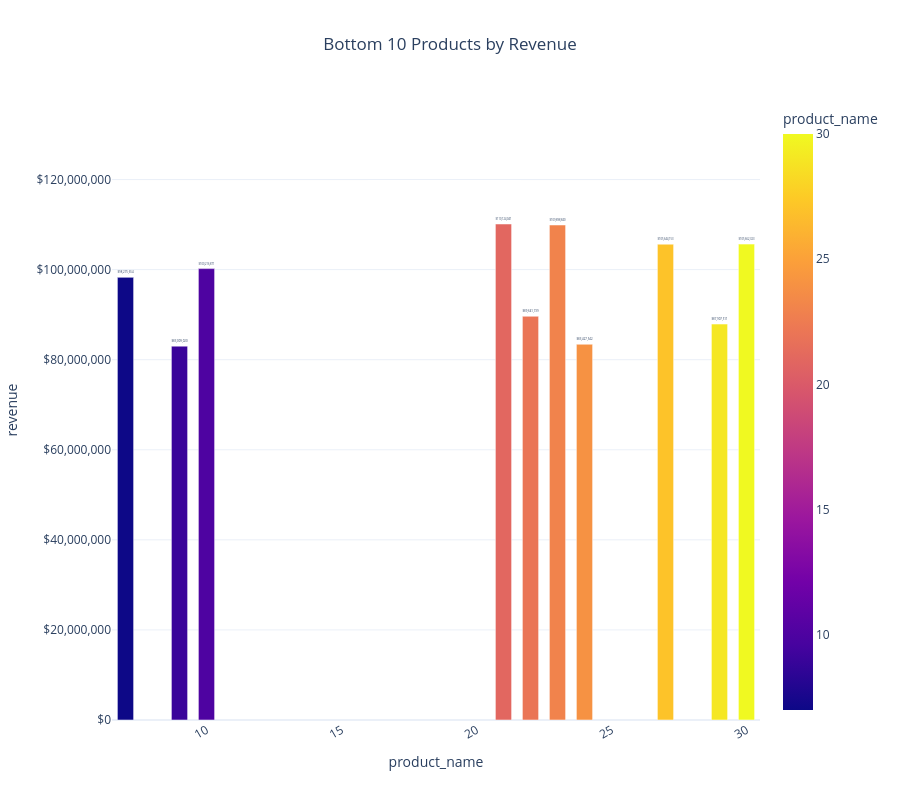

Notebook code cell kept with this figure:
### Code cell
import plotly.express as px

# Get bottom 10 products
bottom_products = (
    df.groupby('product_name', as_index=False)['revenue']
      .sum()
      .sort_values('revenue', ascending=True)
      .head(10)
)

# Plot ONLY those 10
fig = px.bar(
    bottom_products,
    x='product_name',
    y='revenue',
    color='product_name',
    title='Bottom 10 Products by Revenue',
    template='plotly_white',
    height=800
)

# Force x-axis to show only these 10 products
fig.update_layout(
    xaxis={'categoryorder': 'array', 'categoryarray': bottom_products['product_name']},
    showlegend=False,
    title_x=0.5,
    xaxis_tickangle=-30
)

# Labels on top
fig.update_traces(
    text=bottom_products['revenue'],
    texttemplate='$%{text:,.0f}',
    textposition='outside',
    width=0.6
)

# Extra space for labels
fig.update_layout(
    yaxis=dict(
        tickprefix='$',
        tickformat=',',
        range=[0, bottom_products['revenue'].max() * 1.25]
    ),
    bargap=0.15
)

fig.show()

### Figure 1 — Plotly figure (JSON) as saved in the notebook; plotly's stock layout.template omitted (floating-point values rounded to 4 significant figures)
{"data": [{"hovertemplate": "product_name=%{marker.color}<br>revenue=%{y}<extra></extra>", "legendgroup": "", "marker": {"color": [9, 24, 29, 22, 7, 10, 27, 30, 23, 21], "coloraxis": "coloraxis", "pattern": {"shape": ""}}, "name": "", "orientation": "v", "showlegend": false, "text": [83010000.0, 83430000.0, 87910000.0, 89640000.0, 98280000.0, 100200000.0, 105600000.0, 105700000.0, 109900000.0, 110100000.0], "textposition": "outside", "texttemplate": "$%{text:,.0f}", "type": "bar", "width": 0.6, "x": [9, 24, 29, 22, 7, 10, 27, 30, 23, 21], "xaxis": "x", "y": [83010000.0, 83430000.0, 87910000.0, 89640000.0, 98280000.0, 100200000.0, 105600000.0, 105700000.0, 109900000.0, 110100000.0], "yaxis": "y"}], "layout": {"bargap": 0.15, "barmode": "relative", "coloraxis": {"colorbar": {"title": {"text": "product_name"}}, "colorscale": [[0, "#0d0887"], [0.1111, "#46039f"], [0.2222, "#7201a8"], [0.3333, "#9c179e"], [0.4444, "#bd3786"], [0.5556, "#d8576b"], [0.6667, "#ed7953"], [0.7778, "#fb9f3a"], [0.8889, "#fdca26"], [1, "#f0f921"]]}, "height": 800, "legend": {"tracegroupgap": 0}, "showlegend": false, "title": {"text": "Bottom 10 Products by Revenue", "x": 0.5}, "xaxis": {"anchor": "y", "categoryarray": [9, 24, 29, 22, 7, 10, 27, 30, 23, 21], "categoryorder": "array", "domain": [0, 1], "tickangle": -30, "title": {"text": "product_name"}}, "yaxis": {"anchor": "x", "domain": [0, 1], "range": [0, 137655051], "tickformat": ",", "tickprefix": "$", "title": {"text": "revenue"}}}}
